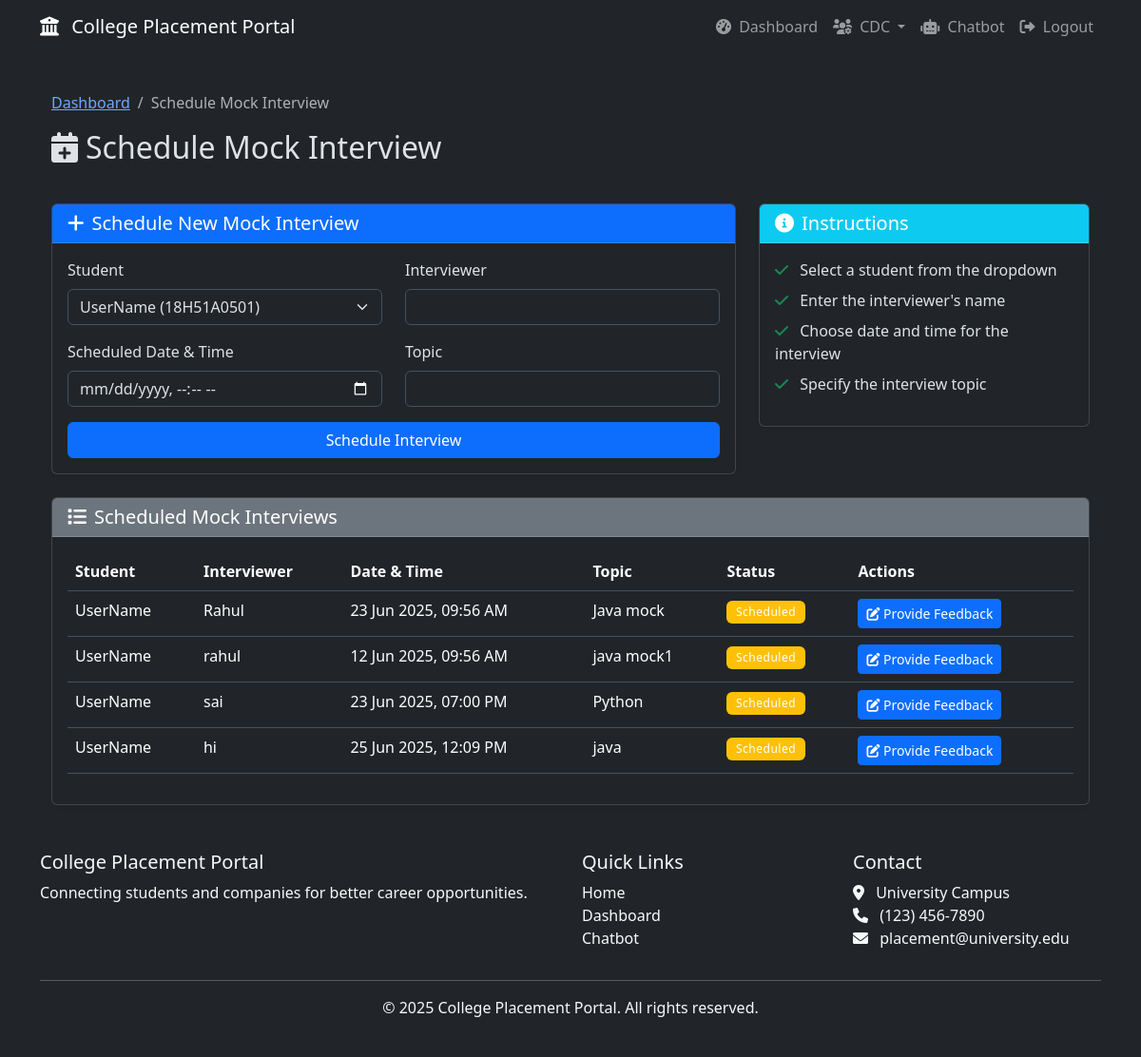
The app's page /cdc/schedule-mock (signed in) with its own data.
### models.py (models this page shows, shortened)
class MockInterview(db.Model):
    id = db.Column(db.Integer, primary_key=True)
    student_id = db.Column(db.Integer, db.ForeignKey('student_profile.id'), nullable=False)
    scheduled_by = db.Column(db.Integer, db.ForeignKey('user.id'), nullable=False)
    interviewer = db.Column(db.String(100), nullable=False)
    scheduled_date = db.Column(db.DateTime, nullable=False)
    topic = db.Column(db.String(100), nullable=False)
    status = db.Column(db.String(20), default='scheduled', nullable=False)
    feedback = db.Column(db.Text, nullable=True)
    created_at = db.Column(db.DateTime, default=datetime.utcnow)
    cdc_user = db.relationship('User', foreign_keys=[scheduled_by])

class StudentProfile(db.Model):
    id = db.Column(db.Integer, primary_key=True)
    user_id = db.Column(db.Integer, db.ForeignKey('user.id'), nullable=False)
    full_name = db.Column(db.String(100), nullable=False)
    roll_number = db.Column(db.String(20), unique=True, nullable=False)
    branch = db.Column(db.String(50), nullable=False)
    cgpa = db.Column(db.Float, nullable=False)
    resume_file = db.Column(db.String(255), nullable=True)  # Path to uploaded PDF resume
    skills = db.Column(db.Text, nullable=True)  # Extracted skills from resume
    applications = db.relationship('Application', backref='student', cascade='all, delete-orphan')
    mock_interviews = db.relationship('MockInterview', backref='student', cascade='all, delete-orphan')
    resume_analyses = db.relationship('ResumeAnalysis', backref='student', cascade='all, delete-orphan')
    chatbot_sessions = db.relationship('ChatbotSession', backref='student', cascade='all, delete-orphan')

### routes.py (the view, shortened to what this page needs)
@bp.route('/cdc/schedule-mock', methods=['GET', 'POST'])
@login_required
def cdc_schedule_mock():
    if not current_user.is_cdc():
        flash('Access denied.', 'danger')
        return redirect(url_for('routes.dashboard'))
    form = MockInterviewForm()
    students = StudentProfile.query.all()
    form.student.choices = [(s.id, f"{s.full_name} ({s.roll_number})") for s in students]
    mock_interviews = MockInterview.query.all()
    return render_template('cdc/schedule_mock.html', form=form, mock_interviews=mock_interviews)

### forms.py
class MockInterviewForm(FlaskForm):
    student = SelectField('Student', coerce=int)
    interviewer = StringField('Interviewer', validators=[DataRequired()])
    scheduled_date = DateTimeField('Scheduled Date', format='%Y-%m-%dT%H:%M', validators=[DataRequired()])
    topic = StringField('Topic', validators=[DataRequired()])
    submit = SubmitField('Schedule Interview')

### models.py (called while the page is built)
    def is_student(self):
        return self.role == ROLE_STUDENT

    def is_cdc(self):
        return self.role == ROLE_CDC

### templates/cdc/schedule_mock.html (shortened to what this page needs)
{% extends "base.html" %}
{% block content %}
<div class="container">
    <div class="row mb-4">
        <div class="col-12">
            <nav aria-label="breadcrumb">
                <ol class="breadcrumb">
                    <li class="breadcrumb-item"><a href="{{ url_for('routes.cdc_dashboard') }}">Dashboard</a></li>
                    <li class="breadcrumb-item active" aria-current="page">Schedule Mock Interview</li>
                </ol>
            </nav>
            <h2 class="mb-3"><i class="fas fa-calendar-plus me-2"></i>Schedule Mock Interview</h2>
        </div>
    </div>
    <div class="row">
        <div class="col-md-8">
            <div class="card shadow-sm">
                <div class="card-header bg-primary text-white">
                    <h5 class="mb-0"><i class="fas fa-plus me-2"></i>Schedule New Mock Interview</h5>
                </div>
                <div class="card-body">
                    <form method="POST" action="{{ url_for('routes.cdc_schedule_mock') }}">
                        <div class="row mb-3">
                            <div class="col-md-6">
                                <label for="{{ form.student.id }}" class="form-label">Student</label>
                                {{ form.student(class="form-select") }}
                            </div>
                            <div class="col-md-6">
                                <label for="{{ form.interviewer.id }}" class="form-label">Interviewer</label>
                                {{ form.interviewer(class="form-control") }}
                            </div>
                        </div>
                        <div class="row mb-3">
                            <div class="col-md-6">
                                <label for="{{ form.scheduled_date.id }}" class="form-label">Scheduled Date & Time</label>
                                {{ form.scheduled_date(class="form-control", type="datetime-local") }}
                            </div>
                            <div class="col-md-6">
                                <label for="{{ form.topic.id }}" class="form-label">Topic</label>
                                {{ form.topic(class="form-control") }}
                            </div>
                        </div>
                        <div class="d-grid gap-2">
                            {{ form.submit(class="btn btn-primary") }}
                        </div>
                    </form>
                </div>
            </div>
        </div>
        <div class="col-md-4">
            <div class="card shadow-sm">
                <div class="card-header bg-info text-white">
                    <h5 class="mb-0"><i class="fas fa-info-circle me-2"></i>Instructions</h5>
                </div>
                <div class="card-body">
                    <ul class="list-unstyled">
                        <li class="mb-2">
                            <i class="fas fa-check text-success me-2"></i>
                            Select a student from the dropdown
                        </li>
                        <li class="mb-2">
                            <i class="fas fa-check text-success me-2"></i>
                            Enter the interviewer's name
                        </li>
                        <li class="mb-2">
                            <i class="fas fa-check text-success me-2"></i>
                            Choose date and time for the interview
                        </li>
                        <li class="mb-2">
                            <i class="fas fa-check text-success me-2"></i>
                            Specify the interview topic
                        </li>
                    </ul>
                </div>
            </div>
        </div>
    </div>
    <div class="row mt-4">
        <div class="col-12">
            <div class="card shadow-sm">
                <div class="card-header bg-secondary text-white">
                    <h5 class="mb-0"><i class="fas fa-list me-2"></i>Scheduled Mock Interviews</h5>
                </div>
                <div class="card-body">
                    {% if mock_interviews %}
                        <div class="table-responsive">
                            <table class="table table-hover">
                                <thead>
                                    <tr>
                                        <th>Student</th>
                                        <th>Interviewer</th>
                                        <th>Date & Time</th>
                                        <th>Topic</th>
                                        <th>Status</th>
                                        <th>Actions</th>
                                    </tr>
                                </thead>
                                <tbody>
                                    {% for mock in mock_interviews %}
                                    <tr>
                                        <td>{{ mock.student.full_name }}</td>
                                        <td>{{ mock.interviewer }}</td>
                                        <td>{{ mock.scheduled_date.strftime('%d %b %Y, %I:%M %p') }}</td>
                                        <td>{{ mock.topic }}</td>
                                        <td>
                                            {% if mock.completed %}
                                                <span class="badge bg-success">Completed</span>
                                            {% else %}
                                                <span class="badge bg-warning">Scheduled</span>
                                            {% endif %}
                                        </td>
                                        <td>
                                            {% if not mock.completed %}
                                                <a href="{{ url_for('routes.cdc_provide_mock_feedback', mock_id=mock.id) }}" class="btn btn-sm btn-primary">
                                                    <i class="fas fa-edit"></i> Provide Feedback
                                                </a>
                                            {% else %}
                                                <span class="text-muted">Feedback provided</span>
                                            {% endif %}
                                        </td>
                                    </tr>
                                    {% endfor %}
                                </tbody>
                            </table>
                        </div>
                    {% else %}
                        <p class="text-muted text-center">No mock interviews scheduled yet.</p>
                    {% endif %}
                </div>
            </div>
        </div>
    </div>
</div>
{% endblock %}

### static/css/custom.css (style rules this page uses)
.card.shadow-sm { transition: transform 0.3s ease, box-shadow 0.3s ease; }
.badge { font-weight: 500; letter-spacing: 0.5px; padding: 0.5em 0.8em; }

### records on screen
MockInterview: student.full_name "UserName", interviewer "Rahul", scheduled_date "23 Jun 2025, 09:56 AM", topic "Java mock"
MockInterview: student.full_name "UserName", interviewer "rahul", scheduled_date "12 Jun 2025, 09:56 AM", topic "java mock1"
MockInterview: student.full_name "UserName", interviewer "sai", scheduled_date "23 Jun 2025, 07:00 PM", topic "Python"
MockInterview: student.full_name "UserName", interviewer "hi", scheduled_date "25 Jun 2025, 12:09 PM", topic "java"
